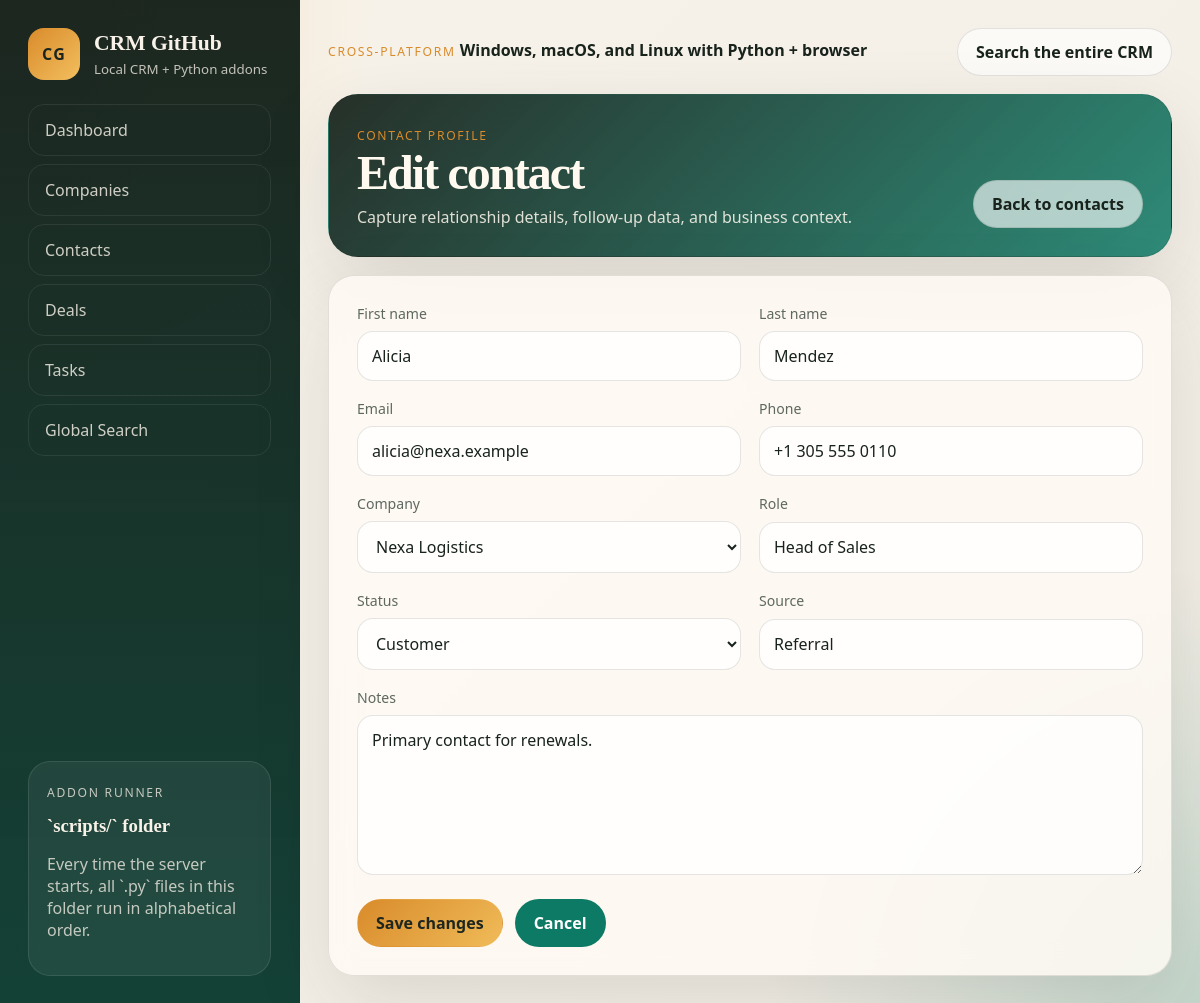
The app's page /contacts/1/edit with its own data.
### tables this page shows
CREATE TABLE contacts (
    id INTEGER PRIMARY KEY AUTOINCREMENT,
    first_name TEXT NOT NULL,
    last_name TEXT NOT NULL,
    email TEXT,
    phone TEXT,
    company_id INTEGER REFERENCES companies(id) ON DELETE SET NULL,
    role TEXT,
    status TEXT NOT NULL DEFAULT 'Lead',
    source TEXT,
    notes TEXT,
    created_at TEXT NOT NULL DEFAULT CURRENT_TIMESTAMP
);

CREATE TABLE companies (
    id INTEGER PRIMARY KEY AUTOINCREMENT,
    name TEXT NOT NULL,
    industry TEXT,
    website TEXT,
    email TEXT,
    phone TEXT,
    city TEXT,
    country TEXT,
    notes TEXT,
    created_at TEXT NOT NULL DEFAULT CURRENT_TIMESTAMP
);

### crm/routes.py (the view, shortened to what this page needs)
@bp.route("/contacts/<int:contact_id>/edit", methods=["GET", "POST"])
def edit_contact(contact_id: int):
    contact = db.get_contact(database_path(), contact_id)
    if not contact:
        flash("Contact does not exist.", "error")
        return redirect(url_for("crm.contacts"))
    return render_template(
        "contact_form.html",
        contact=contact,
        companies=db.get_company_options(database_path()),
        contact_statuses=CONTACT_STATUSES,
    )

### crm/db.py (called while the page is built)
def connect(database_path: str | Path) -> sqlite3.Connection:
    connection = sqlite3.connect(str(database_path))
    connection.row_factory = sqlite3.Row
    connection.execute("PRAGMA foreign_keys = ON")
    return connection

def query_all(database_path: str | Path, sql: str, params: tuple[Any, ...] = ()) -> list[dict]:
    with connect(database_path) as connection:
        rows = connection.execute(sql, params).fetchall()
    return [dict(row) for row in rows]

def query_one(database_path: str | Path, sql: str, params: tuple[Any, ...] = ()) -> dict | None:
    with connect(database_path) as connection:
        row = connection.execute(sql, params).fetchone()
    return dict(row) if row else None

def get_company_options(database_path: str | Path) -> list[dict]:
    return query_all(
        database_path,
        "SELECT id, name FROM companies ORDER BY name COLLATE NOCASE ASC",
    )

def get_contact(database_path: str | Path, contact_id: int) -> dict | None:
    return query_one(
        database_path,
        """
        SELECT *
        FROM contacts
        WHERE id = ?
        """,
        (contact_id,),
    )

### crm/routes.py (called while the page is built)
def database_path() -> str:
    return current_app.config["DATABASE"]

### crm/templates/contact_form.html (shortened to what this page needs)
{% extends "base.html" %}
{% block hero %}
  <section class="hero-card">
    <div>
      <p class="eyebrow">Contact profile</p>
      <h1>{% if contact %}Edit contact{% else %}New contact{% endif %}</h1>
      <p>Capture relationship details, follow-up data, and business context.</p>
    </div>
    <div class="hero-actions">
      <a class="button ghost" href="{{ url_for('crm.contacts') }}">Back to contacts</a>
    </div>
  </section>
{% endblock %}
{% block content %}
  <section class="panel form-panel full-span">
    <form class="form-grid" method="post">
      <label class="field">
        <span>First name</span>
        <input type="text" name="first_name" value="{{ contact.first_name if contact else '' }}" required>
      </label>
      <label class="field">
        <span>Last name</span>
        <input type="text" name="last_name" value="{{ contact.last_name if contact else '' }}" required>
      </label>
      <label class="field">
        <span>Email</span>
        <input type="email" name="email" value="{{ contact.email if contact else '' }}">
      </label>
      <label class="field">
        <span>Phone</span>
        <input type="text" name="phone" value="{{ contact.phone if contact else '' }}">
      </label>
      <label class="field">
        <span>Company</span>
        <select name="company_id">
          {% for company in companies %}
            <option value="{{ company.id }}" {% if contact and company.id == contact.company_id %}selected{% endif %}>{{ company.name }}</option>
          {% endfor %}
        </select>
      </label>
      <label class="field">
        <span>Role</span>
        <input type="text" name="role" value="{{ contact.role if contact else '' }}" placeholder="e.g. Head of Sales">
      </label>
      <label class="field">
        <span>Status</span>
        <select name="status">
          {% for status in contact_statuses %}
            <option value="{{ status }}" {% if (contact and contact.status == status) or (not contact and status == 'Lead') %}selected{% endif %}>{{ status }}</option>
          {% endfor %}
        </select>
      </label>
      <label class="field">
        <span>Source</span>
        <input type="text" name="source" value="{{ contact.source if contact else '' }}" placeholder="Referral, LinkedIn, Web...">
      </label>
      <label class="field full">
        <span>Notes</span>
        <textarea name="notes" rows="6">{{ contact.notes if contact else '' }}</textarea>
      </label>
      <div class="form-actions full">
        <button class="button primary" type="submit">{% if contact %}Save changes{% else %}Create contact{% endif %}</button>
        <a class="button secondary" href="{{ url_for('crm.contacts') }}">Cancel</a>
      </div>
    </form>
  </section>
{% endblock %}

### crm/static/styles.css (style rules this page uses)
:root { --bg: #f3eee5; --bg-strong: #e7decc; --panel: rgba(255, 251, 245, 0.82); --panel-strong: #fff8ef; --line: rgba(38, 41, 35, 0.12); --ink: #18231c; --muted: #5d685f; --accent: #0d7a65; --accent-strong: #095947; --accent-soft: rgba(13, 122, 101, 0.12); --sun: #d98b2b; --danger: #c45435; --danger-soft: rgba(196, 84, 53, 0.14); --shadow: 0 28px 80px rgba(31, 37, 29, 0.12); }
* { box-sizing: border-box; }
html { scroll-behavior: smooth; }
body { margin: 0; min-height: 100vh; color: var(--ink); font-family: "Avenir Next", "Segoe UI", "Trebuchet MS", sans-serif; background: radial-gradient(circle at top left, rgba(217, 139, 43, 0.22), transparent 24%), radial-gradient(circle at bottom right, rgba(13, 122, 101, 0.2), transparent 28%), linear-gradient(135deg, #f8f3ea, var(--bg)); }
a { color: inherit; text-decoration: none; }
button, input, select, textarea { font: inherit; }
.eyebrow { display: inline-block; margin: 0 0 6px; font-size: 0.76rem; text-transform: uppercase; letter-spacing: 0.14em; color: var(--sun); }
.hero-card { border: 1px solid var(--line); border-radius: 30px; padding: 28px; background: linear-gradient(135deg, rgba(24, 35, 28, 0.94), rgba(13, 122, 101, 0.86)), linear-gradient(180deg, rgba(255, 255, 255, 0.08), transparent); color: #fff9ef; display: flex; justify-content: space-between; align-items: end; gap: 24px; box-shadow: var(--shadow); }
.hero-card h1 { margin: 0 0 10px; font-size: clamp(2rem, 4vw, 3.35rem); line-height: 0.95; letter-spacing: -0.04em; font-family: "Iowan Old Style", "Palatino Linotype", serif; }
.hero-card p:last-child { margin: 0; max-width: 58ch; color: rgba(255, 249, 239, 0.86); }
.hero-actions { display: flex; flex-wrap: wrap; gap: 12px; }
.full-span { grid-column: 1 / -1; }
.panel, .metric-card { border: 1px solid var(--line); border-radius: 26px; background: var(--panel); backdrop-filter: blur(14px); box-shadow: var(--shadow); }
.panel { padding: 22px; }
.button { appearance: none; border: 0; border-radius: 999px; padding: 12px 18px; display: inline-flex; align-items: center; justify-content: center; gap: 8px; font-weight: 700; cursor: pointer; transition: transform 160ms ease, filter 160ms ease, background 160ms ease; }
.button.primary, .button.secondary, .button.ghost, .button.danger { border: 1px solid transparent; }
.button.primary { background: linear-gradient(135deg, var(--sun), #f0bb59); color: #1d261f; }
.button.secondary { background: var(--accent); color: white; }
.button.ghost { background: rgba(255, 255, 255, 0.64); border-color: var(--line); color: var(--ink); }
input[type="search"], input[type="text"], input[type="email"], input[type="url"], input[type="number"], input[type="date"], select, textarea { width: 100%; border: 1px solid var(--line); border-radius: 16px; padding: 13px 14px; background: rgba(255, 255, 255, 0.78); color: var(--ink); }
.form-panel { padding: 28px; }
.form-grid { display: grid; grid-template-columns: repeat(2, minmax(0, 1fr)); gap: 18px; }
.field { display: grid; gap: 8px; }
.field span { font-size: 0.88rem; color: var(--muted); }
.field.full, .form-actions.full { grid-column: 1 / -1; }
textarea { resize: vertical; min-height: 140px; }
.form-actions { display: flex; gap: 12px; flex-wrap: wrap; margin-top: 6px; }

### records on screen
contacts: first_name "Alicia", last_name "Mendez", email "alicia@nexa.example", phone "+1 305 555 0110", company_id "Nexa Logistics", role "Head of Sales", status "Customer", source "Referral", notes "Primary contact for renewals."

### other values on screen
{{ app_name }} "CRM GitHub"
